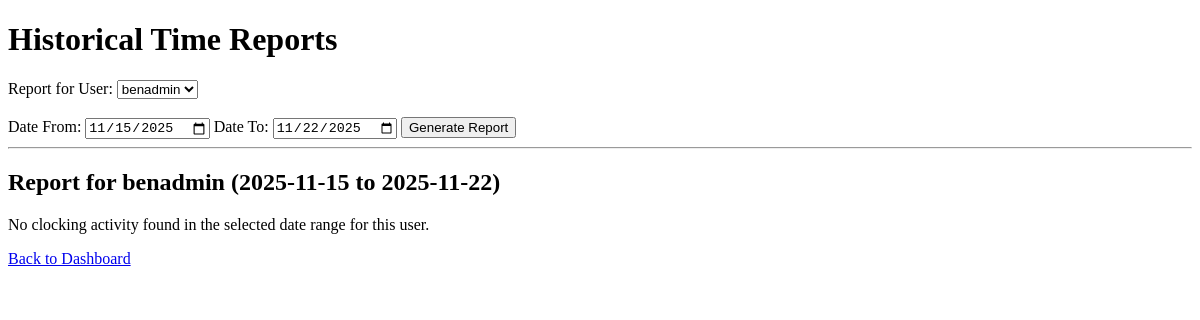
Page /reports/ (signed in) on the earlier database version.
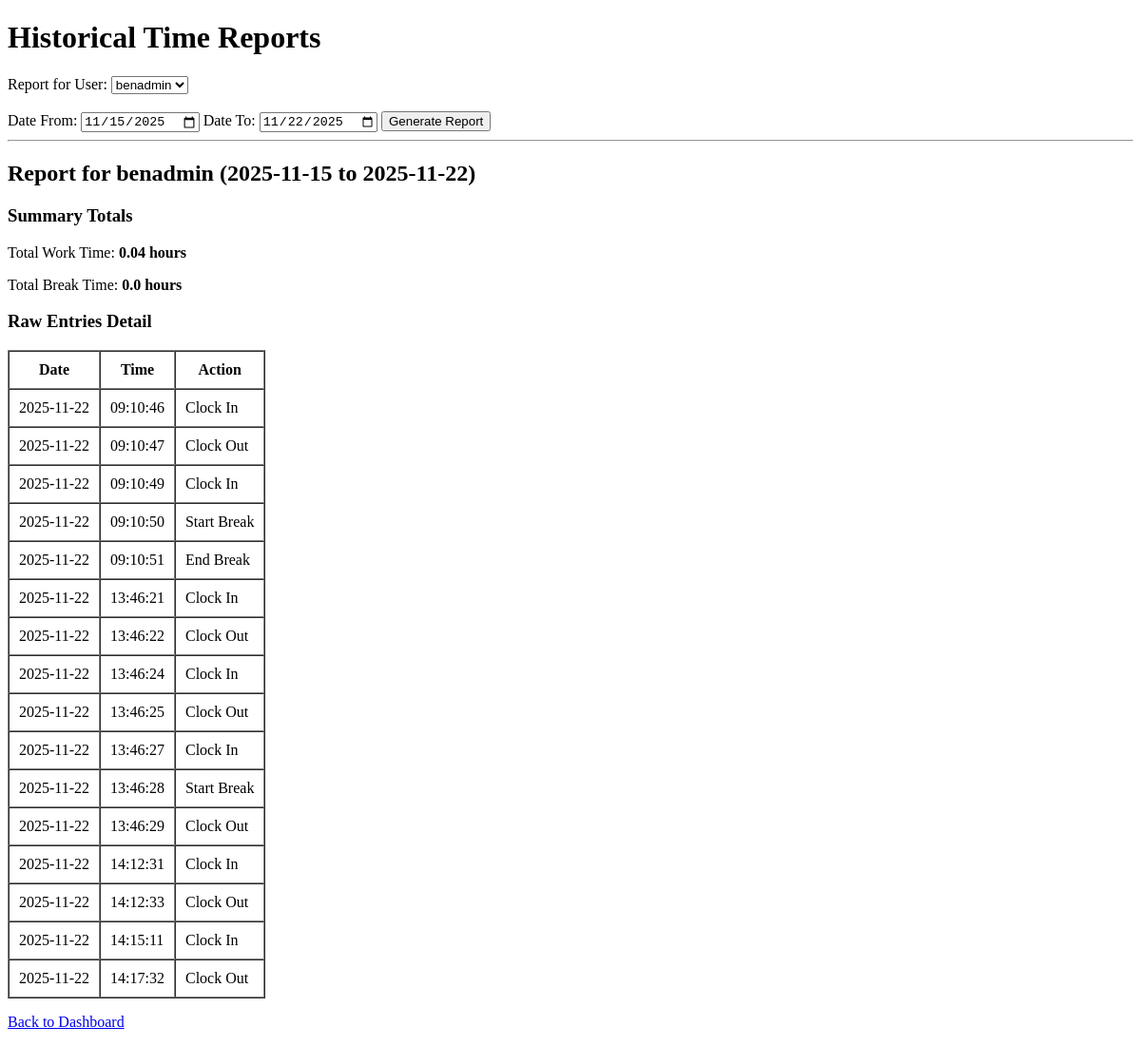
Same page on the later database version.
### time_tracker/models.py (models this page shows, shortened)
class TimeEntry(models.Model):
    ACTION_CHOICES = [
        ('IN', 'Clock In'),
        ('OUT', 'Clock Out'),
        ('BREAK_START', 'Start Break'),
        ('BREAK_END', 'End Break'),
    ]
    user = models.ForeignKey(User, on_delete=models.CASCADE)
    timestamp = models.DateTimeField()
    action_type = models.CharField(max_length=12, choices=ACTION_CHOICES)
    date_only = models.DateField(db_index=True)
    class Meta:
        verbose_name_plural = "Time Entries"

### time_tracker/views.py (the view)
# urls.py: path('reports/', views.reports_view, name='reports'),
@login_required
def reports_view(request):
    today = timezone.localdate()
    default_start_date = today - timedelta(days=7)
    date_from_str = request.GET.get('date_from')
    date_to_str = request.GET.get('date_to')
    user_id_str = request.GET.get('user_id') # For Admin report filtering
    target_user = request.user
    if request.user.is_staff and user_id_str:
        try:
            target_user = User.objects.get(id=user_id_str)
        except User.DoesNotExist:
            pass # Default to current user if requested user is not found
    try:
        date_from = date.fromisoformat(date_from_str) if date_from_str else default_start_date
        date_to = date.fromisoformat(date_to_str) if date_to_str else today
    except ValueError:
        date_from = default_start_date
        date_to = today
    if date_to < date_from:
        date_to = date_from
    results = calculate_time_period(target_user, date_from, date_to)
    context = {
        'date_from': date_from.isoformat(), # Used to pre-fill the form fields
        'date_to': date_to.isoformat(),     # Used to pre-fill the form fields
        'target_user': target_user,
        'is_admin': request.user.is_staff,
        'users': User.objects.all().order_by('username') if request.user.is_staff else None,
        'total_work_time': results['work_duration'],
        'total_break_time': results['break_duration'],
        'raw_entries': results['raw_entries'], # Raw data for detailed breakdown
    }
    return render(request, 'time_tracker/reports.html', context)

### time_tracker/templates/time_tracker/reports.html (shortened to what this page needs)
<!DOCTYPE html>
<html lang="en">
<head>
</head>
<body>
    <h1>Historical Time Reports</h1>
    <form method="GET" action="{% url 'reports' %}">
        {% if is_admin %}
        <label for="user_id">Report for User:</label>
        <select id="user_id" name="user_id">
            {% for user in users %}
                <option value="{{ user.id }}" {% if user.id == target_user.id %}selected{% endif %}>
                    {{ user.username }}
                </option>
            {% endfor %}
        </select>
        <br><br>
        {% endif %}
        <label for="date_from">Date From:</label>
        <input type="date" id="date_from" name="date_from" value="{{ date_from }}" required>
        <label for="date_to">Date To:</label>
        <input type="date" id="date_to" name="date_to" value="{{ date_to }}" required>
        <button type="submit">Generate Report</button>
    </form>
    <hr>
    <h2>Report for {{ target_user.username }} ({{ date_from }} to {{ date_to }})</h2>
    {% if raw_entries %}
        <h3>Summary Totals</h3>
        <p>Total Work Time: <strong>{{ total_work_time }} hours</strong></p>
        <p>Total Break Time: <strong>{{ total_break_time }} hours</strong></p>
        <h3>Raw Entries Detail</h3>
        <table border="1" cellpadding="10" cellspacing="0">
            <thead>
                <tr>
                    <th>Date</th>
                    <th>Time</th>
                    <th>Action</th>
                </tr>
            </thead>
            <tbody>
                {% for entry in raw_entries %}
                <tr>
                    <td>{{ entry.date_only|date:"Y-m-d" }}</td>
                    <td>{{ entry.timestamp|date:"H:i:s" }}</td>
                    <td>
                        {% if entry.action_type == 'IN' %}Clock In
                        {% elif entry.action_type == 'OUT' %}Clock Out
                        {% elif entry.action_type == 'BREAK_START' %}Start Break
                        {% elif entry.action_type == 'BREAK_END' %}End Break
                        {% endif %}
                    </td>
                </tr>
                {% endfor %}
            </tbody>
        </table>
    {% else %}
        <p>No clocking activity found in the selected date range for this user.</p>
    {% endif %}
    <p><a href="{% url 'dashboard' %}">Back to Dashboard</a></p>
</body>
</html>

Differences in the rows shown:
added TimeEntry: date_only "2025-11-22", timestamp "09:10:46", action_type "Clock In"
added TimeEntry: date_only "2025-11-22", timestamp "09:10:47", action_type "Clock Out"
added TimeEntry: date_only "2025-11-22", timestamp "09:10:49", action_type "Clock In"
added TimeEntry: date_only "2025-11-22", timestamp "09:10:50", action_type "Start Break"
added TimeEntry: date_only "2025-11-22", timestamp "09:10:51", action_type "End Break"
added TimeEntry: date_only "2025-11-22", timestamp "13:46:21", action_type "Clock In"
added TimeEntry: date_only "2025-11-22", timestamp "13:46:22", action_type "Clock Out"
added TimeEntry: date_only "2025-11-22", timestamp "13:46:24", action_type "Clock In"
added TimeEntry: date_only "2025-11-22", timestamp "13:46:25", action_type "Clock Out"
added TimeEntry: date_only "2025-11-22", timestamp "13:46:27", action_type "Clock In"
added TimeEntry: date_only "2025-11-22", timestamp "13:46:28", action_type "Start Break"
added TimeEntry: date_only "2025-11-22", timestamp "13:46:29", action_type "Clock Out"
added TimeEntry: date_only "2025-11-22", timestamp "14:12:31", action_type "Clock In"
added TimeEntry: date_only "2025-11-22", timestamp "14:12:33", action_type "Clock Out"
added TimeEntry: date_only "2025-11-22", timestamp "14:15:11", action_type "Clock In"
added TimeEntry: date_only "2025-11-22", timestamp "14:17:32", action_type "Clock Out"
Other differences:
{{ total_work_time }}: (not shown) → "0.04"
{{ total_break_time }}: (not shown) → "0.0"
text no longer shown: "No clocking activity found in the selected date range for this user."
text now shown: "Summary Totals Total Work Time: hours Total Break Time: hours Raw Entries Detail Date Time Action"
